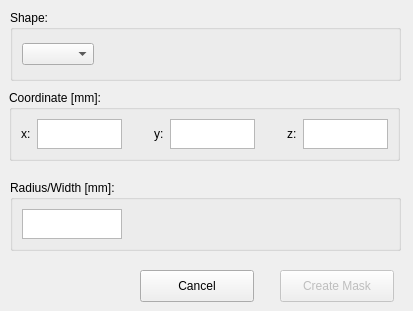
<?xml version="1.0" encoding="UTF-8"?>
<ui version="4.0">
 <class>CreateMask</class>
 <widget class="QDialog" name="CreateMask">
  <property name="geometry">
   <rect>
    <x>0</x>
    <y>0</y>
    <width>413</width>
    <height>311</height>
   </rect>
  </property>
  <property name="windowTitle">
   <string>Dialog</string>
  </property>
  <widget class="QGroupBox" name="horizontalGroupBox_coordinate">
   <property name="geometry">
    <rect>
     <x>9</x>
     <y>90</y>
     <width>391</width>
     <height>71</height>
    </rect>
   </property>
   <property name="title">
    <string>Coordinate [mm]:</string>
   </property>
   <layout class="QHBoxLayout" name="horizontalLayout">
    <item>
     <widget class="QLabel" name="label_4">
      <property name="text">
       <string>x:</string>
      </property>
     </widget>
    </item>
    <item>
     <widget class="QTextEdit" name="textEdit_x">
      <property name="sizePolicy">
       <sizepolicy hsizetype="Maximum" vsizetype="Maximum">
        <horstretch>0</horstretch>
        <verstretch>0</verstretch>
       </sizepolicy>
      </property>
      <property name="maximumSize">
       <size>
        <width>100</width>
        <height>100</height>
       </size>
      </property>
      <property name="textInteractionFlags">
       <set>Qt::TextEditorInteraction</set>
      </property>
     </widget>
    </item>
    <item>
     <spacer name="horizontalSpacer">
      <property name="orientation">
       <enum>Qt::Horizontal</enum>
      </property>
      <property name="sizeHint" stdset="0">
       <size>
        <width>40</width>
        <height>20</height>
       </size>
      </property>
     </spacer>
    </item>
    <item>
     <widget class="QLabel" name="label_5">
      <property name="text">
       <string>y:</string>
      </property>
     </widget>
    </item>
    <item>
     <widget class="QTextEdit" name="textEdit_y">
      <property name="sizePolicy">
       <sizepolicy hsizetype="Maximum" vsizetype="Maximum">
        <horstretch>0</horstretch>
        <verstretch>0</verstretch>
       </sizepolicy>
      </property>
      <property name="maximumSize">
       <size>
        <width>100</width>
        <height>100</height>
       </size>
      </property>
     </widget>
    </item>
    <item>
     <spacer name="horizontalSpacer_2">
      <property name="orientation">
       <enum>Qt::Horizontal</enum>
      </property>
      <property name="sizeHint" stdset="0">
       <size>
        <width>40</width>
        <height>20</height>
       </size>
      </property>
     </spacer>
    </item>
    <item>
     <widget class="QLabel" name="label_6">
      <property name="text">
       <string>z:</string>
      </property>
     </widget>
    </item>
    <item>
     <widget class="QTextEdit" name="textEdit_z">
      <property name="sizePolicy">
       <sizepolicy hsizetype="Maximum" vsizetype="Maximum">
        <horstretch>0</horstretch>
        <verstretch>0</verstretch>
       </sizepolicy>
      </property>
      <property name="maximumSize">
       <size>
        <width>100</width>
        <height>100</height>
       </size>
      </property>
     </widget>
    </item>
   </layout>
  </widget>
  <widget class="QGroupBox" name="horizontalGroupBox_2_radius_width">
   <property name="geometry">
    <rect>
     <x>10</x>
     <y>180</y>
     <width>391</width>
     <height>71</height>
    </rect>
   </property>
   <property name="title">
    <string>Radius/Width [mm]:</string>
   </property>
   <layout class="QHBoxLayout" name="horizontalLayout_2">
    <item>
     <widget class="QTextEdit" name="textEdit_radius_width">
      <property name="sizePolicy">
       <sizepolicy hsizetype="Maximum" vsizetype="Maximum">
        <horstretch>0</horstretch>
        <verstretch>0</verstretch>
       </sizepolicy>
      </property>
      <property name="maximumSize">
       <size>
        <width>100</width>
        <height>100</height>
       </size>
      </property>
     </widget>
    </item>
    <item>
     <spacer name="horizontalSpacer_3">
      <property name="orientation">
       <enum>Qt::Horizontal</enum>
      </property>
      <property name="sizeHint" stdset="0">
       <size>
        <width>40</width>
        <height>20</height>
       </size>
      </property>
     </spacer>
    </item>
   </layout>
  </widget>
  <widget class="QGroupBox" name="horizontalGroupBox_shape">
   <property name="geometry">
    <rect>
     <x>10</x>
     <y>10</y>
     <width>391</width>
     <height>71</height>
    </rect>
   </property>
   <property name="title">
    <string>Shape:</string>
   </property>
   <layout class="QHBoxLayout" name="horizontalLayout_3">
    <item>
     <widget class="QComboBox" name="comboBox_shape"/>
    </item>
    <item>
     <spacer name="horizontalSpacer_4">
      <property name="orientation">
       <enum>Qt::Horizontal</enum>
      </property>
      <property name="sizeHint" stdset="0">
       <size>
        <width>40</width>
        <height>20</height>
       </size>
      </property>
     </spacer>
    </item>
   </layout>
  </widget>
  <widget class="QPushButton" name="pushButton_create">
   <property name="enabled">
    <bool>false</bool>
   </property>
   <property name="geometry">
    <rect>
     <x>280</x>
     <y>270</y>
     <width>114</width>
     <height>32</height>
    </rect>
   </property>
   <property name="text">
    <string>Create Mask</string>
   </property>
  </widget>
  <widget class="QPushButton" name="pushButton_cancel">
   <property name="geometry">
    <rect>
     <x>140</x>
     <y>270</y>
     <width>114</width>
     <height>32</height>
    </rect>
   </property>
   <property name="text">
    <string>Cancel</string>
   </property>
  </widget>
 </widget>
 <resources/>
 <connections/>
</ui>
